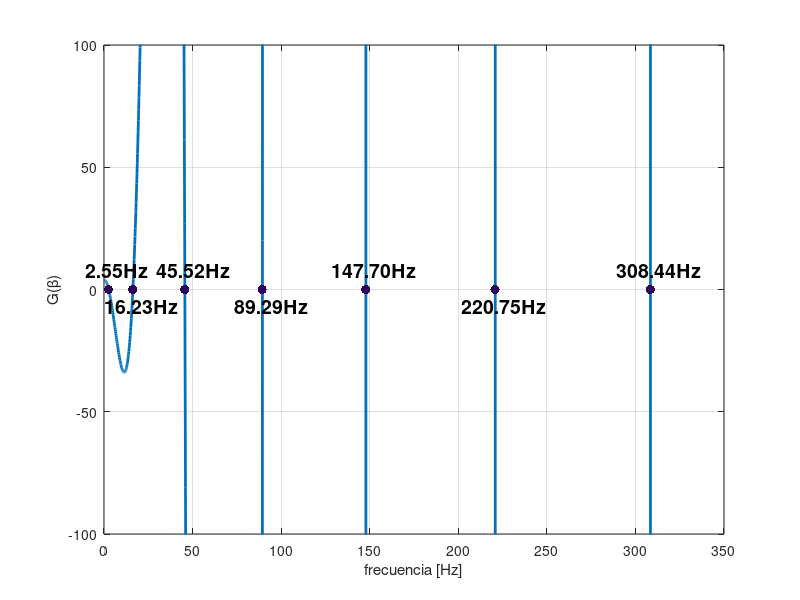
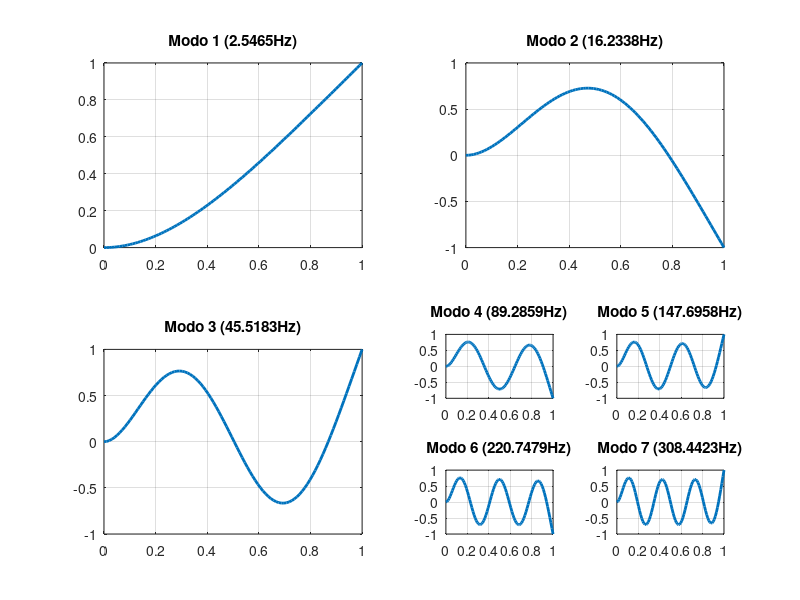

Source code (MATLAB) for these figures, in order:
clear; close all
L = 1;
Rho = 2700;
b = 0.1;
h = 0.1;
A = b*h;
E = 70000*1000;
I = b*h^3/12;

w = 0:2000;
b = nthroot(Rho*A*w.^2/(E*I), 4);

bw = @(W) nthroot(Rho*A*W^2/(E*I), 4);
G = arrayfun(@(W) (cosh(bw(W)*L) + cos(bw(W)*L)).^2 - (sinh(bw(W)*L)-sin(bw(W)*L)).*(sinh(bw(W)*L)+sin(bw(W)*L)), w);
% Gf = @(x) (cosh(x*L) + cos(x*L)).^2 - (sinh(x*L)-sin(x*L)).*(sinh(x*L)+sin(x*L));

bidx = find(G(1:end-1) .* G(2:end) < 0);
bc = b(bidx);
wc = sqrt(((bc.^4)*(E*I))/(Rho*A));
f = wc/(2*pi);

figure(1);
plot(w/(2*pi),G,"LineWidth", 2)
hold on;
for i = 1:length(f)
  fi = f(i);
  plot(fi,0,".", "color", "#2d005b", "MarkerSize", 20)
  if mod(i,2) == 0
    text(fi+5, -10, sprintf("%.2fHz", fi), "FontSize", 14, "fontweight", "bold","VerticalAlignment", "bottom", "HorizontalAlignment", "center")
  else
    text(fi+5, +5, sprintf("%.2fHz", fi), "FontSize", 14, "fontweight", "bold", "VerticalAlignment", "baseline", "HorizontalAlignment", "center")
  end
endfor
grid on;
xlabel('frecuencia [Hz]')
ylabel('G(\beta)')
ylim([-100 100]);

x = linspace(0, L, 100);
length(x)
def = zeros(length(x), 7);

figure(2);
for i = 1:7
  fi = f(i)
  wi = wc(i);
  bet = nthroot(Rho*A*wi^2/(E*I), 4);
  m = -(cosh(bet*L)+cos(bet*L))/(sinh(bet*L)+sin(bet*L));
  B = m;
  y = cosh(bet*x) + m*sinh(bet*x) - cos(bet*x) - m*sin(bet*x);
  y = y/(max(abs(y)));
  if i <= 3
    subplot(2,2,i)
  else
    if i == 4 || i == 5
      subplot(4,4, 7 + i )
    elseif i == 6 || i == 7
      subplot(4,4, 9 + i )
    end
  end
  def(:,i) = y;
  plot(x, y,"LineWidth", 2)
  title(["Modo ", num2str(i) " (" num2str(fi) "Hz)"])
  hold on;
  grid on;
endfor


f = f(1:7);
save("distribuidos.mat", "def", "f");